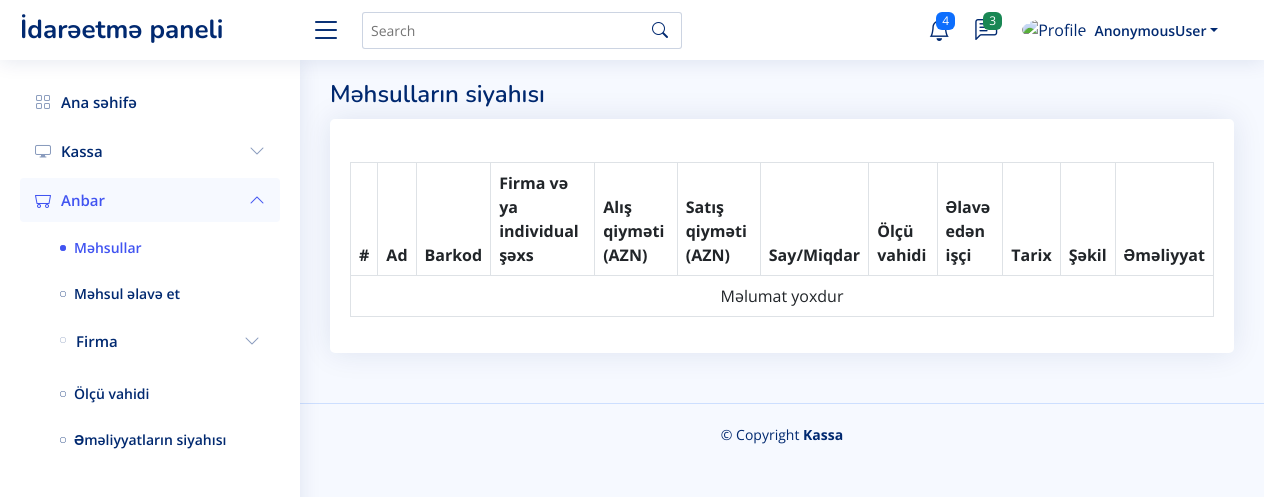
Before: /warehouse/products with the older database file.
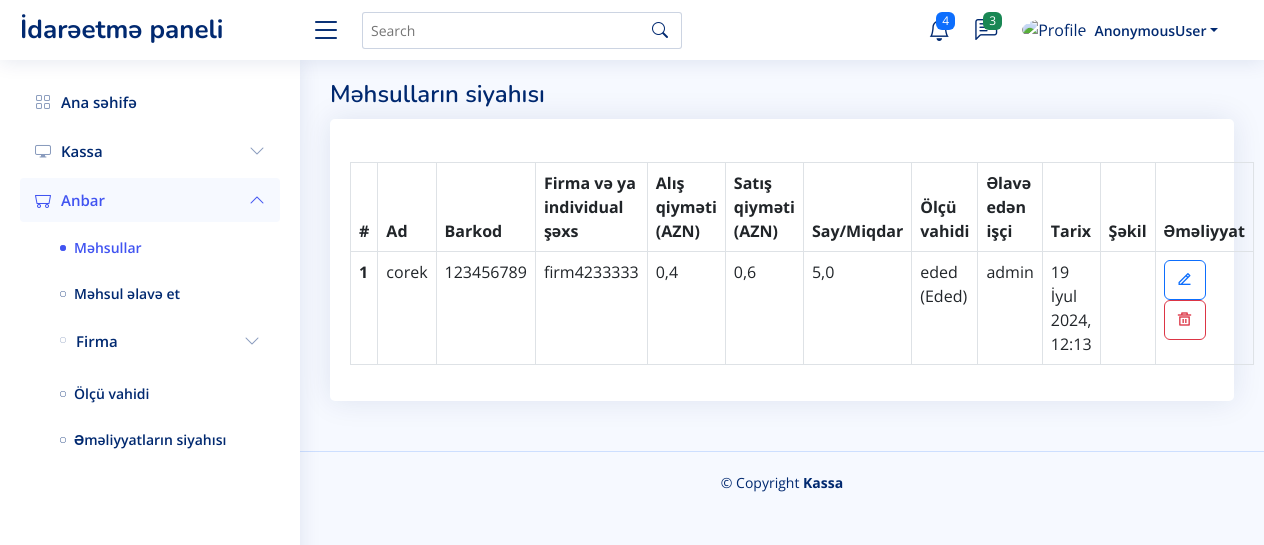
After: the same page with the newer database file.
### pos/models.py (models this page shows, shortened)
class Product(UserLog, DateTimeLog):
    name = models.CharField(verbose_name='Məhsulun adı', max_length=100, unique=True)
    barcode = models.CharField(verbose_name='Barkod', max_length=50, blank=True, null=True, unique=True)
    picture = models.ImageField(verbose_name='Şəkil', upload_to='images/product', blank=True, null=True)
    firm = models.ForeignKey(Firm, verbose_name=Firm._meta.verbose_name, on_delete=models.CASCADE)
    price = models.FloatField(verbose_name='Satış qiyməti (AZN)')
    purchase_price = models.FloatField(verbose_name='Alış qiyməti (AZN)')
    quantity = models.FloatField(verbose_name='Say/Miqdar')
    measure = models.ForeignKey('UnitOfMeasure', verbose_name='Ölçü vahidi', on_delete=models.CASCADE)
    is_deleted = models.BooleanField(default=False)
    objects = ProductManager()
    class Meta:
        verbose_name = 'Məhsul'
        verbose_name_plural = 'Məhsullar'

class Firm(models.Model):
    name = models.CharField('Ad', max_length=100)
    contact = models.CharField('Əlaqə(tel. nömrəsi, e-poçta və s.)', max_length=30, null=True, blank=True)
    def __str__(self):
        return self.name
    class Meta:
        verbose_name = 'Firma və ya individual şəxs'
        verbose_name_plural = 'Firmalar və ya individual şəxslər'

class UnitOfMeasure(models.Model):
    measure = models.CharField(verbose_name='Ölçü vahidi', max_length=50)
    abbr = models.CharField(verbose_name='Qısaldılmış adı', max_length=25)
    is_active = models.BooleanField(default=True)
    def __str__(self):
        return self.abbr + ' (' + self.measure + ')'
    class Meta:
        verbose_name = 'Ölçü vahidi'
        verbose_name_plural = 'Ölçü vahidi'

### user/models.py (models this page shows, shortened)
class User(DateTimeLog, AbstractUser):
    profile_picture = models.ImageField(verbose_name='Profil şəkil', upload_to='images/user', null=True, default='images/user/profilepictures.png')
    is_manager = models.BooleanField(default=False)
    is_deleted = models.BooleanField(default=False)
    def __str__(self):
        return self.username
    class Meta:
        verbose_name = 'İşçi'
        verbose_name_plural = 'İşçilər'

### pos/views.py (the view)
# urls.py: path('warehouse/products', views.ProductView.as_view(), name='warehouse_products'),
class ProductView(ListView):
    template_name = 'pos/warehouse_product.html'
    context_object_name = 'products'
    paginate_by = 20
    def get_queryset(self):
        queryset = Product.objects.all()
        return queryset

### pos/managers.py (called while the page is built)
    def get_queryset(self):
        queryset = super().get_queryset()\
            .filter(is_deleted=False)
        return queryset

### templates/pos/warehouse_product.html (shortened to what this page needs)
{% extends 'pos/index.html' %}
{% block main %}
    <div class="pagetitle">
      <h1>Məhsulların siyahısı</h1>
    </div>
    <section class="section">
      <div class="row">
        <div class="col-lg-12">
          <div class="card">
            <div class="card-body">
              <h5 class="card-title"></h5>
              <table class="table table-bordered">
                <thead>
                  <tr>
                    <th scope="col">#</th>
                    <th scope="col">Ad</th>
                    <th scope="col">Barkod</th>
                    <th scope="col">Firma və ya individual şəxs</th>
                    <th scope="col">Alış qiyməti (AZN)</th>
                    <th scope="col">Satış qiyməti (AZN)</th>
                    <th scope="col">Say/Miqdar</th>
                    <th scope="col">Ölçü vahidi</th>
                    <th scope="col">Əlavə edən işçi</th>
                    <th scope="col">Tarix</th>
                    <th scope="col">Şəkil</th>
                    <th scope="col">Əməliyyat</th>
                  </tr>
                </thead>
                <tbody>
                {% for product in products %}
                    <tr>
                        <th scope="row">{{ forloop.counter }}</th>
                        <td>{{ product.name }}</td>
                        <td>{{ product.barcode }}</td>
                        <td>{{ product.firm }}</td>
                        <td>{{ product.purchase_price }}</td>
                        <td>{{ product.price }}</td>
                        <td>{{ product.quantity }}</td>
                        <td>{{ product.measure }}</td>
                        <td>{{ product.user_create }}</td>
                        <td>{{ product.cdate }}</td>
                        <td>
                        </td>
                        <td>
                            <a href="{% url 'pos:warehouse_products_update' product.pk %}" class="btn btn-outline-primary" title="Dəyiş"><i class="ri-edit-2-line"></i></a>
                            <button
                                    class="btn btn-outline-danger"
                                    title="Sil"
                                    id="delete_product"
                                    data-bs-toggle="modal" data-bs-target="#modal"
                                    url="{% url 'pos:warehouse_products_delete' product.pk %}">
                                <i class="ri-delete-bin-5-line"></i>
                            </button>
                        </td>
                    </tr>
                {% empty %}
                    <tr><td colspan="12" class="text-center">Məlumat yoxdur</td></tr>
                {% endfor %}
                </tbody>
              </table>
            </div>
          </div>
        </div>
      </div>
    </section>
{% endblock %}

Changed rows visible on the page:
added Product: name "corek", barcode "123456789", firm "firm4233333", purchase_price "0,4", price "0,6", quantity "5,0", measure "eded (Eded)", user_create "admin", cdate "19 İyul 2024, 12:13"
Other visible differences:
text no longer shown: "Məlumat yoxdur"
